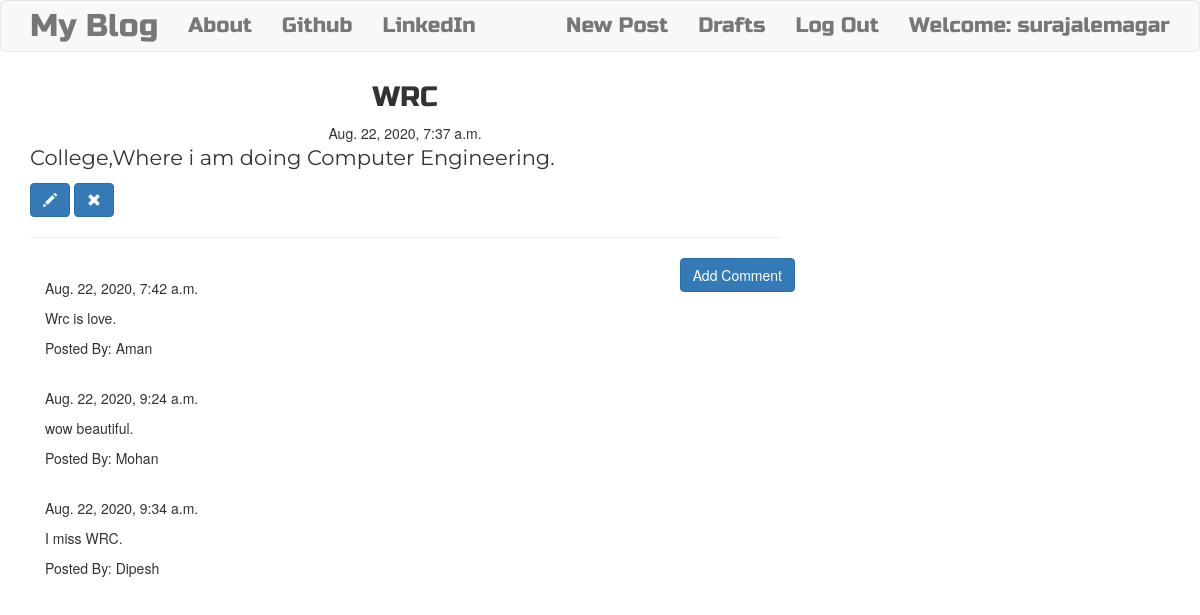
/post/6/ (signed in), run on the app's committed database.
### blog/models.py (models this page shows, shortened)
class Post(models.Model):
    author=models.ForeignKey('auth.User',on_delete=models.CASCADE)
    title=models.CharField(max_length=256)
    text=models.TextField()
    created_date=models.DateTimeField(default=timezone.now)
    published_date=models.DateTimeField(blank=True,null=True)

class Comment(models.Model):
    post=models.ForeignKey('blog.post',related_name='comments',on_delete=models.CASCADE)
    author=models.CharField(max_length=256)
    text=models.TextField()
    created_date=models.DateTimeField(default=timezone.now)
    approved_comment=models.BooleanField(default=False)

### blog/views.py (the view)
# urls.py: path(r'post/<int:pk>/',views.PostDetailView.as_view(),name='post_detail'),
class PostDetailView(DetailView):
    model=Post

### blog/templates/blog/post_detail.html (shortened to what this page needs)
{% extends "blog/base.html" %}
{% block content %}
<h1 class="posttitle">{{ post.title }}</h1>
{% if post.published_date %}
<div class="date postdate">
    {{ post.published_date }}
</div>
{% else %}
<a class="btn btn-success" href="{% url 'post_publish' pk=post.pk %}">Publish</a>
{% endif %}
<p class="postcontent">{{ post.text|safe|linebreaksbr }}</p>
{% if user.is_authenticated %}
    <a class='btn btn-primary' href="{% url 'post_edit' pk=post.pk %}"><span  class="glyphicon glyphicon-pencil"></span></a>
    <a class='btn btn-primary' href="{% url 'post_remove' pk=post.pk %}"><span  class="glyphicon glyphicon-remove"></span></a>
{% endif %}
<hr>
<a class="btn btn-primary btn-comment" href="{% url 'add_comment_to_post' pk=post.pk %}">Add Comment</a>
<div class="container">
    {% for comment in post.comments.all %}
        <br>
        {% if user.is_authenticated or comment.approved_comment %}
            {{ comment.created_date }}
            <p>{{ comment.text|safe|linebreaks }}</p>
            <p>Posted By: {{ comment.author }}</p>
        {% endif %}
        {% empty %}
        <p>No Comments</p>
    {% endfor %}
</div>
{% endblock %}

### blog/templates/blog/base.html (shortened to what this page needs)
<!DOCTYPE html>
{% load static %}
<html lang="en">
<head>
    <link rel="stylesheet" href="https://stackpath.bootstrapcdn.com/bootstrap/3.4.1/css/bootstrap.min.css">
<link rel="stylesheet" href="//cdn.jsdelivr.net/npm/medium-editor@latest/dist/css/medium-editor.min.css" type="text/css" media="screen" charset="utf-8">
<link rel="stylesheet" href="{% static 'css/blog.css' %}">
</head>
<body class="loader">
    <nav class="navbar navbar-default techfont custom-navbar">
        <div class="container">
            <ul class="nav navbar-nav">
                <li><a class="navbar-brand bigbrand" href="{% url 'post_list' %}">My Blog</a></li>
                <li><a href="{% url 'about' %}">About</a></li>
                <li><a href="https://www.github.com">Github</a></li>
                <li><a href="https://www.linkedin.com">LinkedIn</a></li>
            </ul>
            <ul class="nav navbar-nav navbar-right">
                {% if user.is_authenticated %}
                <li><a href="{% url 'post_new' %}">New Post</a></li>
                <li><a href="{% url 'post_draft_list' %}">Drafts</a></li>
                <li><a href="{% url 'logout' %}">Log Out</a></li>
                <li><a href="">Welcome: {{ user.username }}</a></li>
                {% else %}
                <li><a class="nav navbar-right" href="{% url 'login' %}"><span class="glyphicon glyphicon-user"></span></a></li>
                {% endif %}
            </ul>
        </div>
    </nav>
    <div class="content container">
        <div class="row">
            <div class="col-md-8">
                <div class=""blog_posts>
                    {% block content %}
                    {% endblock %}
                </div>
            </div>
        </div>
    </div>
</body>
</html>

### blog/static/css/blog.css (style rules this page uses)
.techfont { font-family: 'Russo One',sans-serif; font-size: 1.5em; margin-bottom: 10px; }
.bigbrand { font-size: 1.5em; }
.postdate { text-align: center; }
.posttitle { font-family: 'Russo One',sans-serif; font-size: 2em; text-align: center; }
.postcontent { font-family: 'Montserrat'; font-size: 1.5em; }
.btn-comment { position: absolute; right: 0px; }
.loader { filter:hue-rotate(0deg); color:linear-gradient(45deg,#0f8,#08f); animation:hue 10000ms infinite linear; }

### data on the page
Post: title "WRC", published_date "Aug. 22, 2020, 7:37 a.m.", text "College,Where i am doing Computer Engineering."
Comment: created_date "Aug. 22, 2020, 7:42 a.m.", text "Wrc is love.", author "Aman"
Comment: created_date "Aug. 22, 2020, 9:24 a.m.", text "wow beautiful.", author "Mohan"
Comment: created_date "Aug. 22, 2020, 9:34 a.m.", text "I miss WRC.", author "Dipesh"

### other printed values
{{ user.username }} "surajalemagar"
